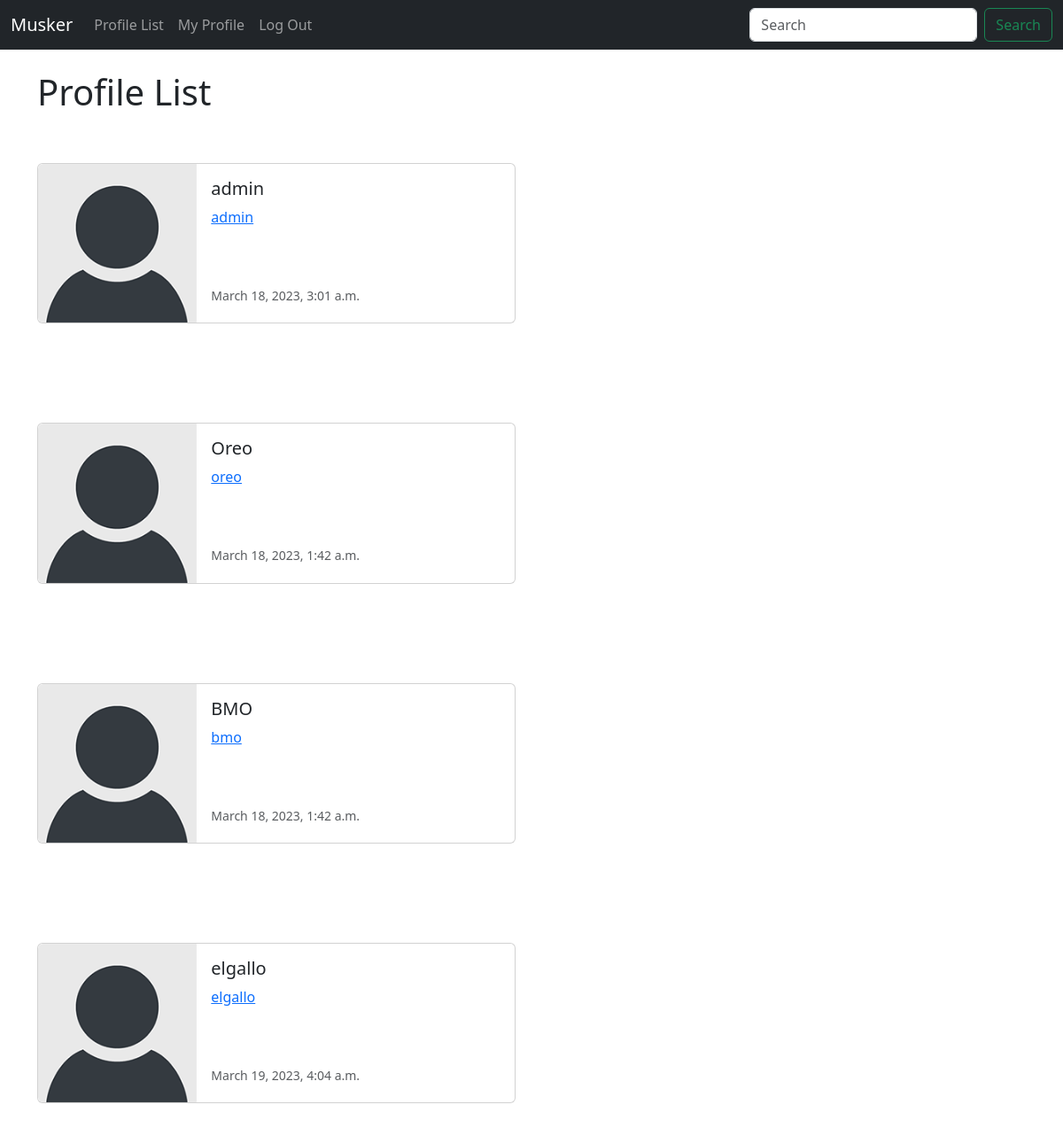
Screenshot of /profile_list/ (signed in) with the database file from the repository.
### musker/models.py (models this page shows, shortened)
class Profile(models.Model):
    user = models.OneToOneField(User, on_delete=models.CASCADE)
    follows = models.ManyToManyField(
        "self", related_name="followed_by",symmetrical=False, blank=True
    )
    date_modified = models.DateTimeField(User, auto_now=True)
    profile_image = models.ImageField(null=True, blank=True, upload_to="images/")

### musker/views.py (the view)
# urls.py: path('profile_list/', views.profile_list, name= 'profile_list'),
def profile_list(request):
    if request.user.is_authenticated:
        profiles = Profile.objects.exclude(user=request.user)
        return render(request, 'profile_list.html', {"profiles":profiles})
    else:
        messages.success(request, ("You Must Be Logged In To View This Page"))
        return redirect('home')

### musker/templates/profile_list.html
{% extends 'base.html' %} {% block content %}{% load static %}
<h1>Profile List</h1>
<br />
{% if profiles %} {% for profile in profiles %}
<br />
<div class="card mb-3" style="max-width: 540px">
  <div class="row g-0">
    <div class="col-md-4">
      <img
        src="{% static 'images/default_profile_pic.png' %}"
        class="img-fluid rounded-start"
        alt="Profile Pic"
      />
    </div>
    <div class="col-md-8">
      <div class="card-body">
        <h5 class="card-title">{{ profile.user.username }}</h5>
        <p class="card-text">
          <a href="{% url 'profile' profile.user.id %}"
            >{{ profile.user.username|lower }}</a
          >
        </p>
        <br /><br />
        <p class="card-text">
          <small class="text-muted">{{ profile.date_modified }}</small>
        </p>
      </div>
    </div>
  </div>
</div>
<br /><br />
<br />
{% endfor %} {% endif %} {% endblock %}

### rows the page displays
Profile: user.username "admin", date_modified "March 18, 2023, 3:01 a.m."
Profile: user.username "Oreo", user.username "oreo", date_modified "March 18, 2023, 1:42 a.m."
Profile: user.username "BMO", user.username "bmo", date_modified "March 18, 2023, 1:42 a.m."
Profile: user.username "elgallo", date_modified "March 19, 2023, 4:04 a.m."
